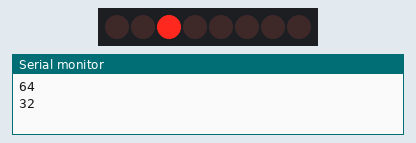
This sketch was run on a simulated Arduino Uno, built with avr-gcc and run on an emulated ATmega328P. Parts: 8 shift-register outputs drawn as a row of LEDs (first output left, lit = HIGH), the last lines printed to the serial monitor. Wiring (inferred from the names in the program): shift register (74HC595): data pin 2; shift clock pin 4; latch pin 3; MR pin 5. Wiring (inferred from the signals the program sends): row of LEDs: on Q0, Q1, Q2, Q3, Q4, Q5, Q6, Q7.

Above: at 0.11 s.
At 0.35 s:
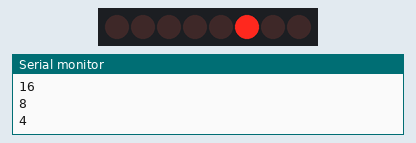
At 1.5 s:
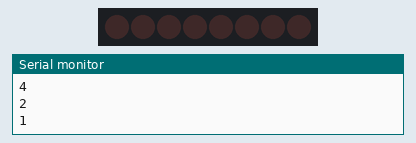
At 2.74 s:
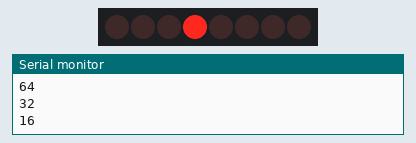
At 2.97 s:
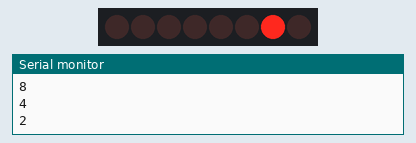
At 5.6 s:
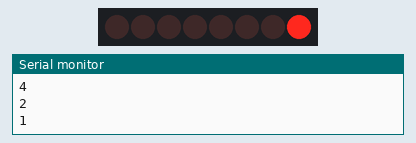
Timing chart, 0 to 5.9 s (numbered marks = the images above):
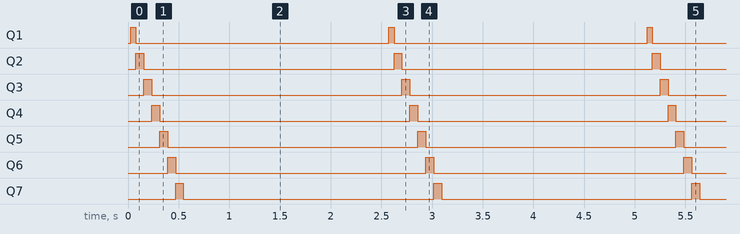

Measured:
- by itself, Q1: alternates HIGH for 0.05 s and LOW for 2.5 s
- by itself, Q2–7: alternates HIGH for 0.08 s and LOW for 2.5 s
- by itself, everything shown: repeats every 2.5 s, in 8 steps

The sketch:

74hc595_test.ino
```cpp
/*
 * 74HC595
 * SER : 2
 * OE : GND
 * RCLK : 3
 * SRCLK : 4
 * SRCLR : 5
 */

int const SER = 2;
int const RCLK = 3;
int const SRCLK = 4;
int const SRCLR = 5;

int spIn = 11;

void setup() {
  pinMode(SER, OUTPUT);
  pinMode(RCLK, OUTPUT);
  pinMode(SRCLK, OUTPUT);
  pinMode(SRCLR, OUTPUT);

  pinMode(spIn, OUTPUT);

  //初期化
  digitalWrite(SRCLR, LOW);
  digitalWrite(SRCLR, HIGH);

  Serial.begin(9600);
}

void loop() {

    //光らせるLEDの選択
//    int i = B01000111;
    int leds[7] = {
      B01000000,
      B00100000,
      B00010000,
      B00001000,
      B00000100,
      B00000010,
      B00000001,
    };

    //初期化
    digitalWrite(SRCLR, LOW);
    digitalWrite(SRCLR, HIGH);


//    for(int j=0; j < 7; j++){
      for(int i=0; i<7; i++){
        digitalWrite(RCLK, LOW);
        shiftOut(SER, SRCLK, LSBFIRST, leds[i]);
        digitalWrite(RCLK, HIGH);
        Serial.println(leds[i % sizeof leds]);
        for(uint16_t count=0; count<30; count++){
          digitalWrite(spIn, HIGH);
          delayMicroseconds(460);
          digitalWrite(spIn, LOW);
          delayMicroseconds(460);
        }
        delay(50);
      }
      digitalWrite(RCLK, LOW);
      shiftOut(SER, SRCLK, LSBFIRST, B00000000);
      digitalWrite(RCLK, HIGH);
      delay(100);
//    }
    delay(1900);


//    for(int i=0; i<7; i++){
//      for(uint16_t count=0; count<30; count++){
//        digitalWrite(spIn, HIGH);
//        delayMicroseconds(460);
//        digitalWrite(spIn, LOW);
//        delayMicroseconds(460);
//      }
//      delay(50);
//    }

}
```
